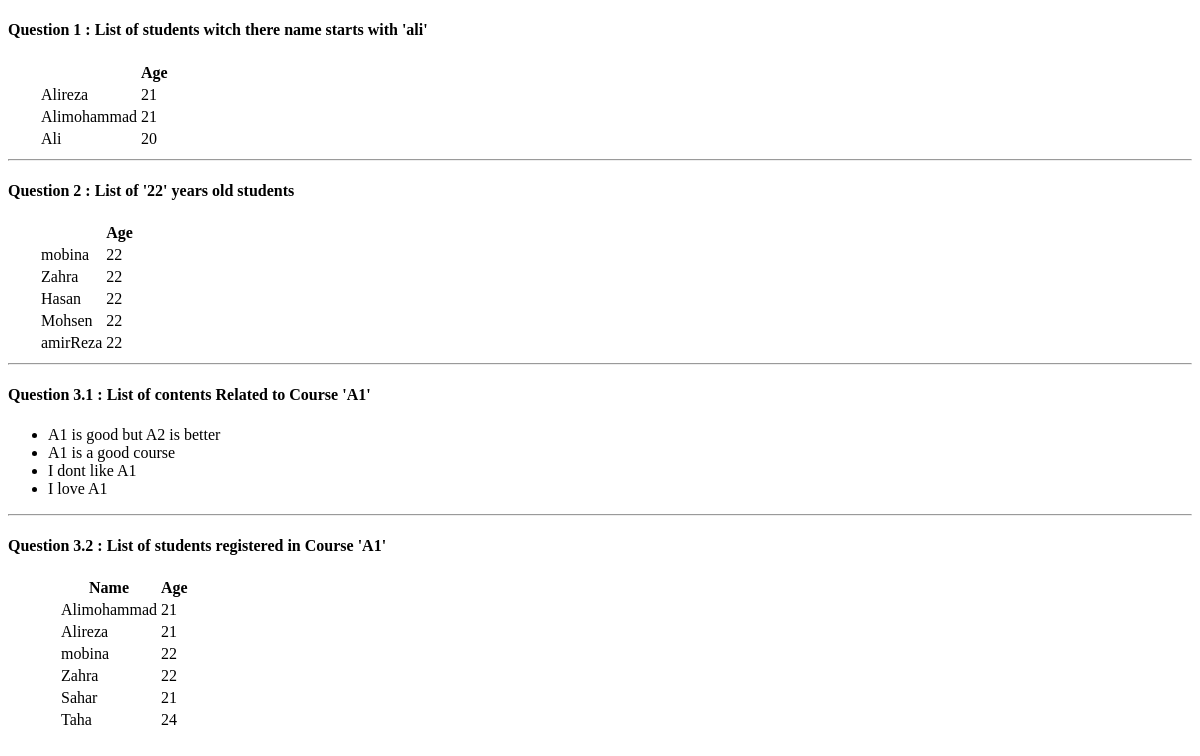
/practice-3/, run on an earlier commit of the app's database.
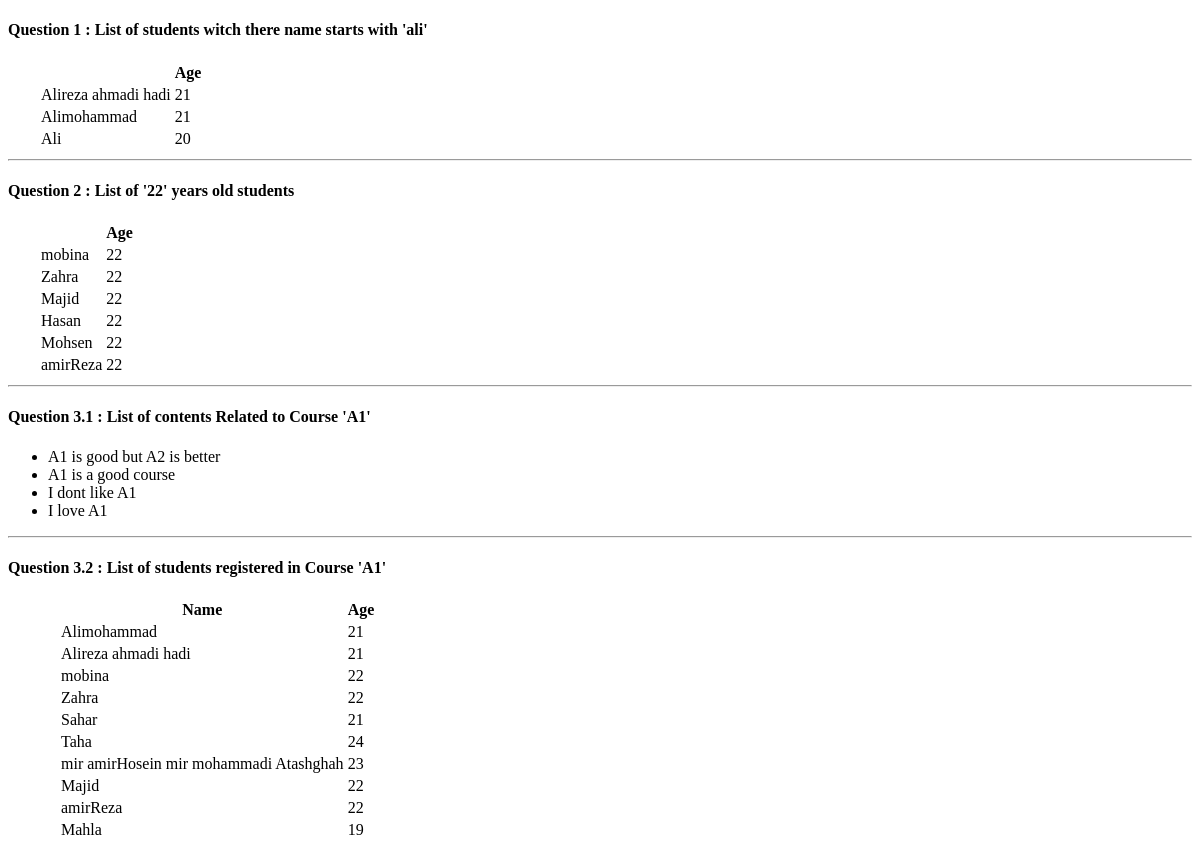
And on a later commit of the database.
### projects/models.py (models this page shows, shortened)
class student(models.Model):
    id = models.UUIDField(default=uuid.uuid4, primary_key=True, unique=True, editable=False)
    name = models.CharField(max_length=50, blank=True)
    age = models.IntegerField(default=0, blank=True)
    sudentNumber = models.IntegerField(default=0, blank=True)
    created = models.DateTimeField(auto_now_add=True)

class content(models.Model):
    id = models.UUIDField(default=uuid.uuid4, primary_key=True, unique=True, editable=False)
    des = models.CharField(max_length=2000, blank=True)
    created = models.DateTimeField(auto_now_add=True)

### projects/views.py (the view)
# urls.py: path('practice-3/', views.practice_three, name="practice_3"),
def practice_three(request):
    Q1students = student.objects.filter(name__startswith='ali')
    Q2students = student.objects.filter(age=22)
    contents = course.objects.get(name='A1').content.all()
    courceID = course.objects.get(name='A1').id
    Registration = registration.objects.filter(courseid=courceID)
    Q3students = []
    for i in Registration:
        Q3students.append(i.studentid)
    context = {'Q1students': Q1students,
               'Q2students': Q2students,
               'contents': contents,
               'Q3students': Q3students,
               }
    return render(request, 'projects/Practice_3/Practice_3.html', context)

### projects/templates/projects/Practice_3/Practice_3.html
{% extends 'main.html' %}
{% block content %}
<h4>Question 1 : List of students witch there name starts with 'ali' </h4>
<div style="margin-left:30px ;">
    <table>
        <tr>
            <th></th>
            <th>Age</th>
        </tr>
        {% for student in Q1students %}
        <tr>
            <td>{{student.name}}</td>
            <td>{{student.age}}</td>
        </tr>
        {% endfor %}
    </table>
</div>
<hr>
<h4>Question 2 : List of '22' years old students </h4>
<div style="margin-left:30px ;">
    <table>
        <tr>
            <th></th>
            <th>Age</th>
        </tr>
        {% for student in Q2students %}
        <tr>
            <td>{{student.name}}</td>
            <td>{{student.age}}</td>
        </tr>
        {% endfor %}
    </table>
</div>
<hr>
<h4>Question 3.1 : List of contents Related to Course 'A1' </h4>
<ul>
    {% for content in contents %}
    <li>{{content.des}}</li>
    {% endfor %}
</ul>
<hr>
<h4>Question 3.2 : List of students registered in Course 'A1' </h4>
<div style="margin-left:50px ;">
    <table>
        <tr>
            <th>Name</th>
            <th>Age</th>
        </tr>
        {% for student in Q3students %}
        <tr>
            <td>{{student.name}}</td>
            <td>{{student.age}}</td>
        </tr>
        {% endfor %}
    </table>
</div>
{% endblock %}

What changed in the data, as far as the page shows it:
changed student: name "Alireza" → "Alireza ahmadi hadi"
now on this page (row edited): student: name "Majid", age "22"
now on one of the page's lists (row unchanged): student: name "amirReza", age "22"
now on this page (row edited): student: name "mir amirHosein mir mohammadi Atashghah", age "23", shown under "Question 3.2 : List of students registered in Course 'A1'"
added student: name "Mahla", age "19", shown under "Question 3.2 : List of students registered in Course 'A1'"
